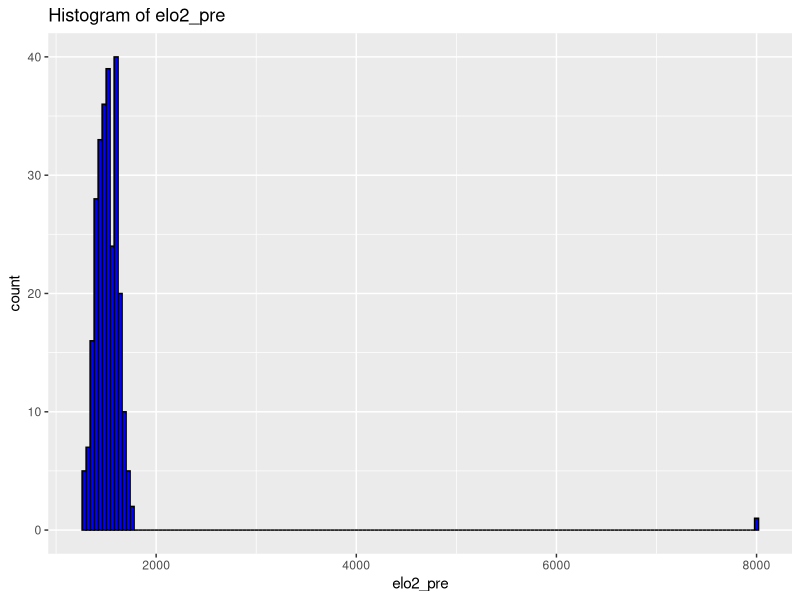
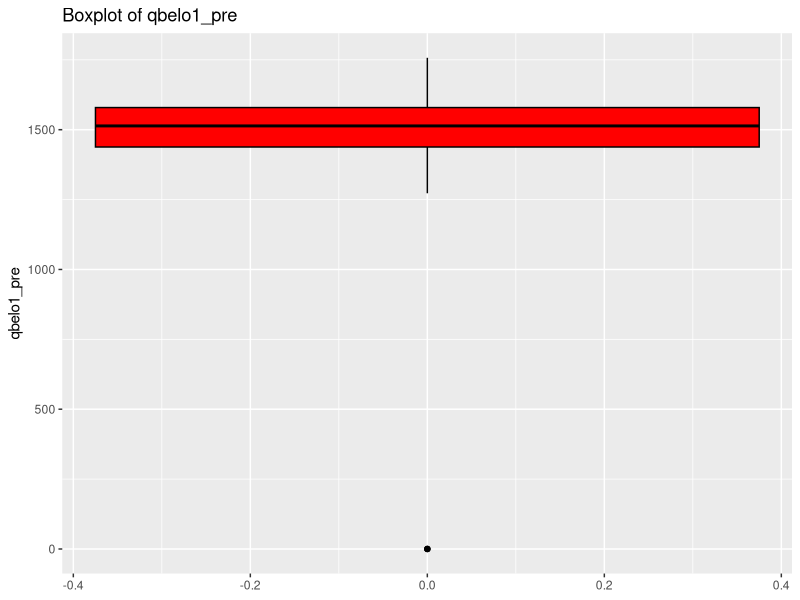

Write the R code that produced these figures, in order.
# Load the datset
library(readxl)

# Load the two sheets into data frames
setwd("C:/Users/73995/OneDrive/桌面")
sheet1 <- read_excel("nfl_elo_latest.xlsx", sheet = 1)
sheet2 <- read_excel("nfl_elo_latest.xlsx", sheet = 2)

# Combine datasets
combined_data <- rbind(sheet1,sheet2)

# Convert the numeric date to a date object
library(dplyr)

combined_data$date <- format(as.Date(combined_data$date, origin = "1899-12-30"), "%m/%d/%y")

# Data clean the season column
library(dplyr)
combined_data <- combined_data %>%
  mutate(
    season = ifelse(grepl("^\\d{4}$", season), season, "2020")
  )

# Create a histogram for elo2_pre
library(ggplot2)
hist_plot <- ggplot(combined_data, aes(x = elo2_pre)) +
  geom_histogram(binwidth = 40, fill = "blue", color = "black") +
  labs(title = "Histogram of elo2_pre")
print(hist_plot)

# Create a boxplot for qbelo1_pre
library(ggplot2)
boxplot <- ggplot(combined_data, aes(y = qbelo1_pre)) +
  geom_boxplot(fill = "red", color = "black") +
  labs(title = "Boxplot of qbelo1_pre")
print(boxplot)
